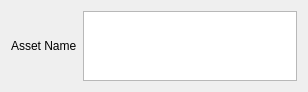
<?xml version="1.0" encoding="UTF-8"?>
<ui version="4.0">
 <class>widgetAssignedMat</class>
 <widget class="QWidget" name="widgetAssignedMat">
  <property name="geometry">
   <rect>
    <x>0</x>
    <y>0</y>
    <width>308</width>
    <height>91</height>
   </rect>
  </property>
  <property name="windowTitle">
   <string>Form</string>
  </property>
  <layout class="QHBoxLayout" name="horizontalLayout">
   <item>
    <widget class="QLabel" name="lbObjectName">
     <property name="text">
      <string>Asset Name</string>
     </property>
    </widget>
   </item>
   <item>
    <widget class="QListWidget" name="lwAssignedSBSARMat">
     <property name="iconSize">
      <size>
       <width>64</width>
       <height>64</height>
      </size>
     </property>
     <property name="resizeMode">
      <enum>QListView::Adjust</enum>
     </property>
     <property name="viewMode">
      <enum>QListView::IconMode</enum>
     </property>
    </widget>
   </item>
  </layout>
 </widget>
 <resources/>
 <connections/>
</ui>
